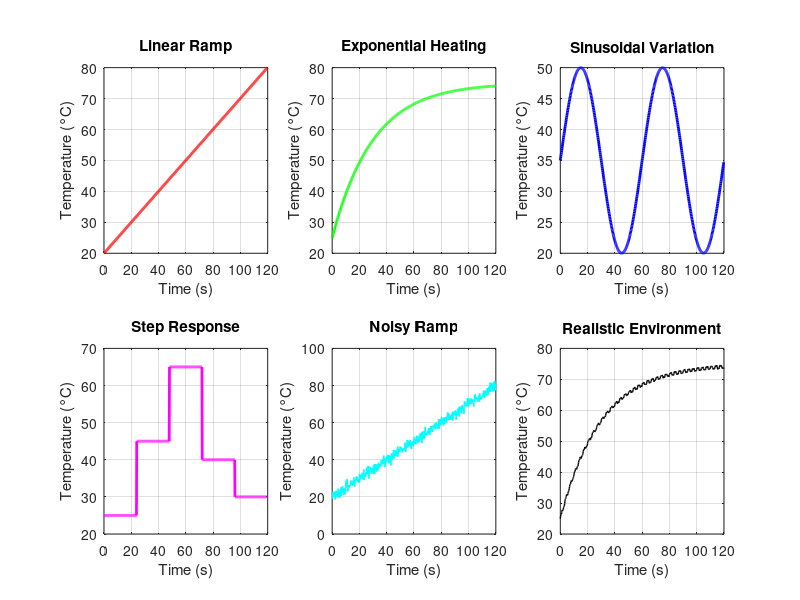

Write MATLAB code to recreate this figure. (Note: this script raises an error after producing the figure.)
% temperature_model.m - GNU Octave Temperature Simulation Model
% Copyright (c) 2025 Jorge Rodriguez Moreno
%
% This script generates temperature ramps and environmental noise patterns
% for the simtemp driver testing and validation.

function temperature_model()
    % Clear workspace
    clear all;
    close all;
    clc;
    
    fprintf('=== SimTemp Temperature Model Generator ===\n');
    fprintf('Generating temperature patterns for kernel driver testing\n\n');
    
    % === Configuration Parameters ===
    sampling_period_ms = 200;  % 200ms sampling period (5 Hz)
    simulation_time_s = 120;   % 2 minutes of simulation
    
    % Calculate number of samples
    dt = sampling_period_ms / 1000.0;  % Convert to seconds
    t = 0:dt:(simulation_time_s - dt);
    num_samples = length(t);
    
    fprintf('Simulation parameters:\n');
    fprintf('  Sampling period: %d ms\n', sampling_period_ms);
    fprintf('  Simulation time: %d seconds\n', simulation_time_s);
    fprintf('  Number of samples: %d\n', num_samples);
    fprintf('  Time vector: %.3f to %.3f seconds\n', t(1), t(end));
    
    % === Temperature Models ===
    
    % 1. Linear Ramp: 20°C to 80°C over simulation time
    temp_linear = generate_linear_ramp(t, 20, 80);
    
    % 2. Exponential Ramp: Heating curve simulation
    temp_exponential = generate_exponential_ramp(t, 25, 75, 30);
    
    % 3. Sinusoidal Pattern: Daily temperature variation
    temp_sinusoidal = generate_sinusoidal_pattern(t, 35, 15, 60);
    
    % 4. Step Response: Sudden temperature changes
    temp_step = generate_step_pattern(t, [25, 45, 65, 40, 30]);
    
    % 5. Environmental Noise Models
    noise_gaussian = generate_gaussian_noise(num_samples, 0, 1.5);
    noise_environmental = generate_environmental_noise(t, 0.8, 0.3);
    
    % === Combined Models with Noise ===
    temp_ramp_noisy = temp_linear + noise_gaussian;
    temp_realistic = temp_exponential + noise_environmental;
    
    % === Export Data for Kernel Driver ===
    export_temperature_data('linear_ramp', t, temp_linear, sampling_period_ms);
    export_temperature_data('exponential_ramp', t, temp_exponential, sampling_period_ms);
    export_temperature_data('sinusoidal', t, temp_sinusoidal, sampling_period_ms);
    export_temperature_data('step_response', t, temp_step, sampling_period_ms);
    export_temperature_data('noisy_ramp', t, temp_ramp_noisy, sampling_period_ms);
    export_temperature_data('realistic', t, temp_realistic, sampling_period_ms);
    
    % === Generate Plots ===
    generate_plots(t, temp_linear, temp_exponential, temp_sinusoidal, ...
                   temp_step, temp_ramp_noisy, temp_realistic);
    
    % === Generate C Header File ===
    generate_c_header(sampling_period_ms, num_samples);
    
    fprintf('\n=== Temperature Model Generation Complete ===\n');
    fprintf('Generated files:\n');
    fprintf('  - temperature_patterns/*.csv (data files)\n');
    fprintf('  - temperature_model.h (C header for kernel)\n');
    fprintf('  - temperature_plots.png (visualization)\n');
end

function temp = generate_linear_ramp(t, start_temp, end_temp)
    % Linear temperature ramp from start_temp to end_temp
    temp = start_temp + (end_temp - start_temp) * (t / max(t));
end

function temp = generate_exponential_ramp(t, start_temp, end_temp, time_constant)
    % Exponential heating curve: T(t) = T_start + (T_end - T_start) * (1 - exp(-t/tau))
    tau = time_constant;  % Time constant in seconds
    temp = start_temp + (end_temp - start_temp) * (1 - exp(-t / tau));
end

function temp = generate_sinusoidal_pattern(t, mean_temp, amplitude, period_s)
    % Sinusoidal temperature variation: T(t) = T_mean + A * sin(2*pi*t/T)
    temp = mean_temp + amplitude * sin(2 * pi * t / period_s);
end

function temp = generate_step_pattern(t, step_temps)
    % Step response pattern with multiple temperature levels
    temp = zeros(size(t));
    num_steps = length(step_temps);
    step_duration = max(t) / num_steps;
    
    for i = 1:length(t)
        step_index = min(floor(t(i) / step_duration) + 1, num_steps);
        temp(i) = step_temps(step_index);
    end
end

function noise = generate_gaussian_noise(num_samples, mean, std_dev)
    % Generate Gaussian white noise
    noise = mean + std_dev * randn(1, num_samples);
end

function noise = generate_environmental_noise(t, base_amplitude, frequency_hz)
    % Generate realistic environmental noise (combination of frequencies)
    % Simulates air conditioning cycles, thermal mass effects, etc.
    
    % Low frequency environmental variation (HVAC cycles)
    low_freq = base_amplitude * 0.6 * sin(2 * pi * frequency_hz * t);
    
    % Medium frequency fluctuations (air currents)
    med_freq = base_amplitude * 0.3 * sin(2 * pi * frequency_hz * 3 * t);
    
    % High frequency noise (sensor noise, vibrations)
    high_freq = base_amplitude * 0.1 * randn(size(t));
    
    noise = low_freq + med_freq + high_freq;
end

function export_temperature_data(pattern_name, time_vector, temperature, sampling_ms)
    % Export temperature data to CSV for kernel driver consumption
    
    % Create output directory
    output_dir = 'temperature_patterns';
    if ~exist(output_dir, 'dir')
        mkdir(output_dir);
    end
    
    % Convert temperature to milli-Celsius (integer)
    temp_mC = round(temperature * 1000);
    
    % Create filename
    filename = sprintf('%s/%s.csv', output_dir, pattern_name);
    
    % Write CSV file with header
    fid = fopen(filename, 'w');
    if fid == -1
        error('Cannot create file: %s', filename);
    end
    
    fprintf(fid, '# Temperature Pattern: %s\n', pattern_name);
    fprintf(fid, '# Sampling Period: %d ms\n', sampling_ms);
    fprintf(fid, '# Number of Samples: %d\n', length(temperature));
    fprintf(fid, '# Format: time_ms, temp_mC\n');
    fprintf(fid, 'time_ms,temp_mC\n');
    
    for i = 1:length(time_vector)
        time_ms = round(time_vector(i) * 1000);
        fprintf(fid, '%d,%d\n', time_ms, temp_mC(i));
    end
    
    fclose(fid);
    fprintf('Exported: %s (%d samples)\n', filename, length(temperature));
end

function generate_plots(t, linear, exponential, sinusoidal, step, noisy, realistic)
    % Generate comprehensive temperature pattern plots
    
    figure('Position', [100, 100, 1200, 800]);
    
    % Plot 1: Basic Patterns
    subplot(2, 3, 1);
    plot(t, linear, 'r-', 'LineWidth', 2);
    title('Linear Ramp');
    xlabel('Time (s)');
    ylabel('Temperature (°C)');
    grid on;
    
    subplot(2, 3, 2);
    plot(t, exponential, 'g-', 'LineWidth', 2);
    title('Exponential Heating');
    xlabel('Time (s)');
    ylabel('Temperature (°C)');
    grid on;
    
    subplot(2, 3, 3);
    plot(t, sinusoidal, 'b-', 'LineWidth', 2);
    title('Sinusoidal Variation');
    xlabel('Time (s)');
    ylabel('Temperature (°C)');
    grid on;
    
    subplot(2, 3, 4);
    plot(t, step, 'm-', 'LineWidth', 2);
    title('Step Response');
    xlabel('Time (s)');
    ylabel('Temperature (°C)');
    grid on;
    
    subplot(2, 3, 5);
    plot(t, noisy, 'c-', 'LineWidth', 1);
    title('Noisy Ramp');
    xlabel('Time (s)');
    ylabel('Temperature (°C)');
    grid on;
    
    subplot(2, 3, 6);
    plot(t, realistic, 'k-', 'LineWidth', 1);
    title('Realistic Environment');
    xlabel('Time (s)');
    ylabel('Temperature (°C)');
    grid on;
    
    sgtitle('SimTemp Temperature Patterns for Kernel Driver Testing');
    
    % Save plot
    print('temperature_plots.png', '-dpng', '-r300');
    fprintf('Generated: temperature_plots.png\n');
end

function generate_c_header(sampling_ms, num_samples)
    % Generate C header file for kernel driver integration
    
    filename = 'temperature_model.h';
    fid = fopen(filename, 'w');
    if fid == -1
        error('Cannot create header file: %s', filename);
    end
    
    fprintf(fid, '/* temperature_model.h - Generated by GNU Octave */\n');
    fprintf(fid, '/* Copyright (c) 2025 Jorge Rodriguez Moreno */\n\n');
    fprintf(fid, '#ifndef _TEMPERATURE_MODEL_H_\n');
    fprintf(fid, '#define _TEMPERATURE_MODEL_H_\n\n');
    fprintf(fid, '/* Model parameters */\n');
    fprintf(fid, '#define TEMP_MODEL_SAMPLING_MS    %d\n', sampling_ms);
    fprintf(fid, '#define TEMP_MODEL_NUM_SAMPLES    %d\n', num_samples);
    fprintf(fid, '#define TEMP_MODEL_DURATION_S     %d\n', round(num_samples * sampling_ms / 1000));
    fprintf(fid, '\n');
    fprintf(fid, '/* Temperature pattern types */\n');
    fprintf(fid, 'enum temp_pattern_type {\n');
    fprintf(fid, '    TEMP_PATTERN_LINEAR = 0,\n');
    fprintf(fid, '    TEMP_PATTERN_EXPONENTIAL,\n');
    fprintf(fid, '    TEMP_PATTERN_SINUSOIDAL,\n');
    fprintf(fid, '    TEMP_PATTERN_STEP,\n');
    fprintf(fid, '    TEMP_PATTERN_NOISY_RAMP,\n');
    fprintf(fid, '    TEMP_PATTERN_REALISTIC,\n');
    fprintf(fid, '    TEMP_PATTERN_MAX\n');
    fprintf(fid, '};\n\n');
    fprintf(fid, '/* Function prototypes */\n');
    fprintf(fid, 'int load_temperature_pattern(enum temp_pattern_type pattern);\n');
    fprintf(fid, 'int get_temperature_sample(unsigned int sample_index);\n');
    fprintf(fid, 'void set_temperature_pattern(enum temp_pattern_type pattern);\n\n');
    fprintf(fid, '#endif /* _TEMPERATURE_MODEL_H_ */\n');
    
    fclose(fid);
    fprintf('Generated: %s\n', filename);
end

% Run the main function
temperature_model();
